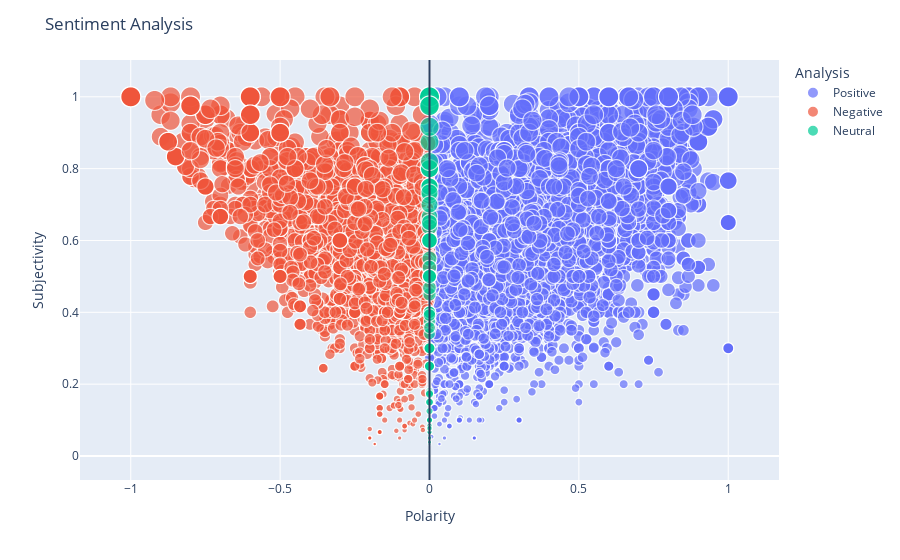

Source (notebook cell):
### Code cell
import plotly.express as px
import plotly.io as pio

fig.update_layout(
    title='Sentiment Analysis',
    shapes=[
        dict(
            type='line',
            yref='paper', y0=0, y1=1,
            xref='x', x0=0, x1=0
        )
    ]
)

fig.show()

### Figure 1 — Plotly figure (JSON) as saved in the notebook; plotly's stock layout.template omitted (floating-point values rounded to 4 significant figures; data arrays with more than 128 entries replaced by an {"elided": "..."} marker saying what was removed)
{"data": [{"hovertemplate": "Analysis=Positive<br>Polarity=%{x}<br>Subjectivity=%{marker.size}<extra></extra>", "legendgroup": "Positive", "marker": {"color": "#636efa", "size": {"elided": "6450 float values"}, "sizemode": "area", "sizeref": 0.0025, "symbol": "circle"}, "mode": "markers", "name": "Positive", "showlegend": true, "type": "scattergl", "x": {"elided": "6450 float values"}, "xaxis": "x", "y": {"elided": "6450 float values"}, "yaxis": "y"}, {"hovertemplate": "Analysis=Negative<br>Polarity=%{x}<br>Subjectivity=%{marker.size}<extra></extra>", "legendgroup": "Negative", "marker": {"color": "#EF553B", "size": {"elided": "2314 float values"}, "sizemode": "area", "sizeref": 0.0025, "symbol": "circle"}, "mode": "markers", "name": "Negative", "showlegend": true, "type": "scattergl", "x": {"elided": "2314 float values"}, "xaxis": "x", "y": {"elided": "2314 float values"}, "yaxis": "y"}, {"hovertemplate": "Analysis=Neutral<br>Polarity=%{x}<br>Subjectivity=%{marker.size}<extra></extra>", "legendgroup": "Neutral", "marker": {"color": "#00cc96", "size": {"elided": "1236 float values"}, "sizemode": "area", "sizeref": 0.0025, "symbol": "circle"}, "mode": "markers", "name": "Neutral", "showlegend": true, "type": "scattergl", "x": {"elided": "1236 float values"}, "xaxis": "x", "y": {"elided": "1236 float values"}, "yaxis": "y"}], "layout": {"legend": {"itemsizing": "constant", "title": {"text": "Analysis"}, "tracegroupgap": 0}, "margin": {"t": 60}, "shapes": [{"type": "line", "x0": 0, "x1": 0, "xref": "x", "y0": 0, "y1": 1, "yref": "paper"}], "title": {"text": "Sentiment Analysis"}, "xaxis": {"anchor": "y", "domain": [0, 1], "title": {"text": "Polarity"}}, "yaxis": {"anchor": "x", "domain": [0, 1], "title": {"text": "Subjectivity"}}}}
